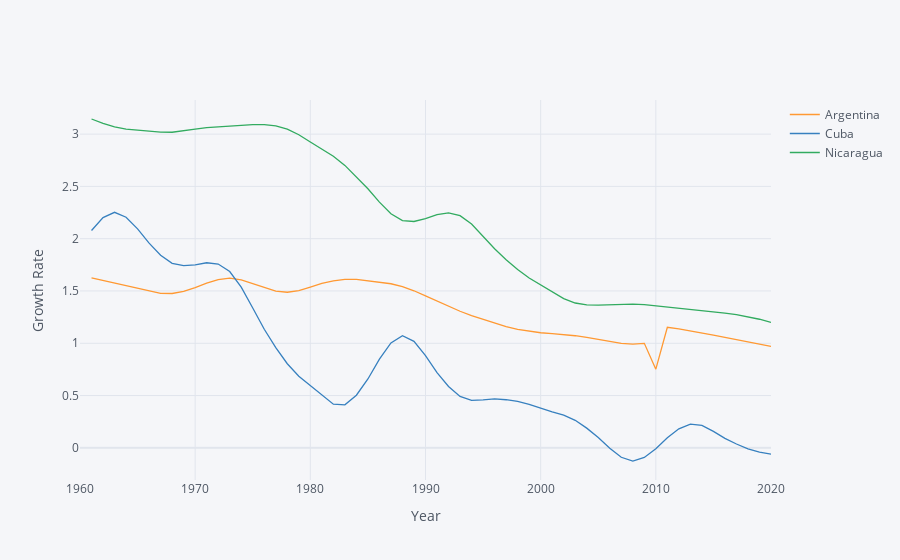

The notebook cell this image was saved under:
### Code cell
vars = {"SP.POP.GROW":"Growth Rate"}

growth_rate = fix_date_index(wbdata.get_dataframe(vars,country=use)).squeeze().unstack('country')

growth_rate.iplot(xTitle="Year",yTitle="Growth Rate")
